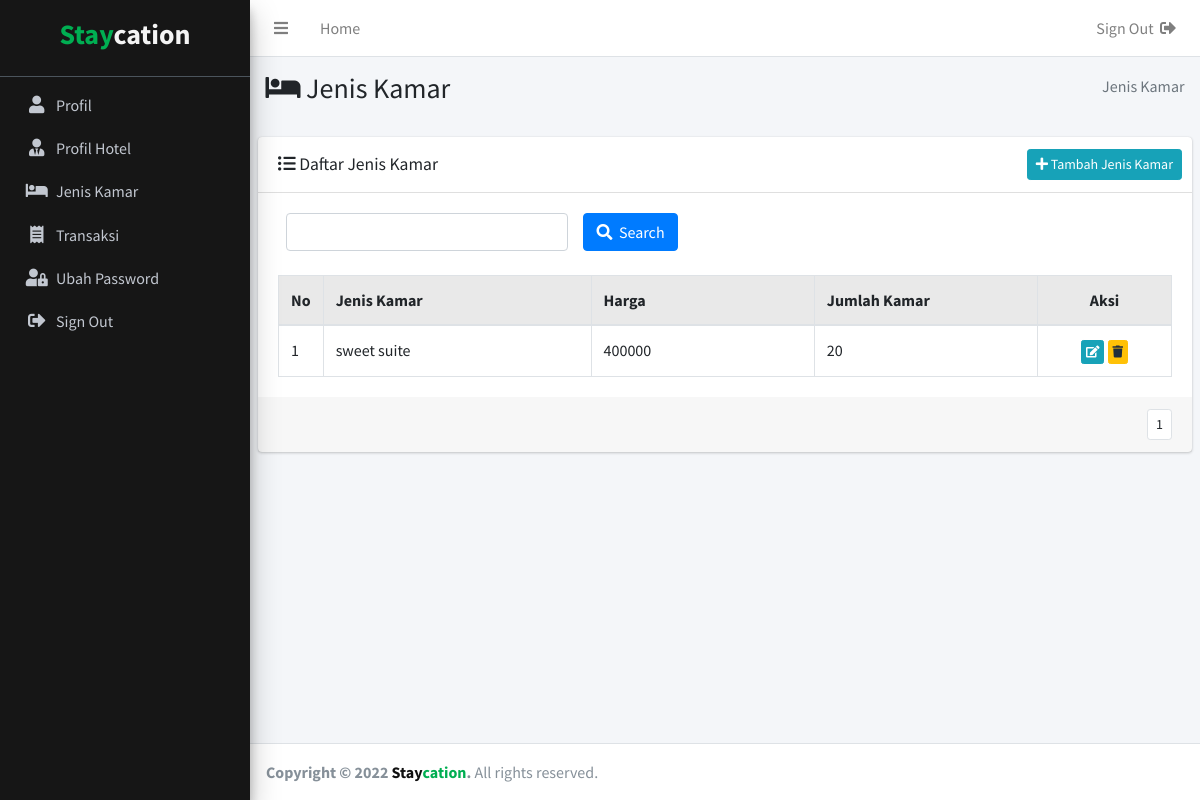
/index.php?include=jenis-kamar (signed in), run on the app's committed database.
### tables this page shows
CREATE TABLE `jenis_kamar` (
  `id_jenis_kamar` int(11) NOT NULL,
  `id_hotel` int(11) NOT NULL,
  `id_user` int(11) NOT NULL,
  `jenis_kamar` varchar(100) DEFAULT NULL,
  `harga_kamar` int(11) DEFAULT NULL,
  `jumlah_kamar` int(11) DEFAULT NULL
);

### src/include/jeniskamar.php (the view, shortened to what this page needs)
<section class="content-header">
  <div class="container-fluid">
    <div class="row mb-2">
      <div class="col-sm-6">
        <h3><i class="fas fa-bed"></i> Jenis Kamar</h3>
      </div>
      <div class="col-sm-6">
        <ol class="breadcrumb float-sm-right">
          <li class="breadcrumb-item active"> Jenis Kamar</li>
        </ol>
      </div>
    </div>
  </div>
</section>
<section class="content">
        <div class="card">
          <div class="card-header">
            <h3 class="card-title" style="margin-top:5px;"><i class="fas fa-list-ul"></i> Daftar Jenis Kamar</h3>
            <div class="card-tools">
              <a href="index.php?include=tambah-jenis-kamar" class="btn btn-sm btn-info float-right">
              <i class="fas fa-plus"></i> Tambah Jenis Kamar</a>
            </div>
          </div>
          <div class="card-body">
          <div class="col-md-12">
              <form method="post" action="index.php?include=jenis-kamar">
                <div class="row">
                    <div class="col-md-4 bottom-10">
                      <input type="text" class="form-control" id="kata_kunci" name="katakunci">
                    </div>
                    <div class="col-md-5 bottom-10">
                      <button type="submit" class="btn btn-primary"><i class="fas fa-search"></i>&nbsp; Search</button>
                    </div>
                </div>
              </form>
            </div><br>
              <table class="table table-bordered">
                <thead>
                  <tr style="background-color: #E9E9E9;">
                    <th width="5%">No</th>
                    <th width="30%">Jenis Kamar</th>
                    <th width="25%">Harga</th>
                    <th width="25%">Jumlah Kamar</th>
                    <th width="15%"><center>Aksi</center></th>
                  </tr>
                </thead>
                <tbody>
                  <?php
                  $batas = 5;
                  if(!isset($_GET['halaman'])){
                       $posisi = 0;
                  }else{
                       $halaman = $_GET['halaman'];
                       $posisi = ($halaman-1) * $batas;
                  }
                  $id_user = $_SESSION['id_user'];
                  $sql = "SELECT `id_jenis_kamar`, `jenis_kamar`, `harga_kamar`, `jumlah_kamar` FROM `jenis_kamar`  WHERE `id_user` = '$id_user'";
                    $sql .= " ORDER BY `jenis_kamar` limit $posisi, $batas ";
                  $query = mysqli_query($koneksi, $sql);
                  $no = $posisi + 1;
                  while($data = mysqli_fetch_row($query)){
                    $id_jenis_kamar = $data[0];
                    $jenis_kamar = $data[1];
                    $harga_kamar = $data[2];
                    $jumlah_kamar = $data[3];
                    ?>
                    <?php
                    $sql_jum = "SELECT `id_jenis_kamar`, `jenis_kamar`, `harga_kamar`, `jumlah_kamar` FROM `jenis_kamar`  WHERE `id_user` = '$id_user' ";
                    $sql_jum .= " ORDER BY `jenis_kamar`";
                    $query_jum = mysqli_query($koneksi,$sql_jum);
                    $jum_data = mysqli_num_rows($query_jum);
                    $jum_halaman = ceil($jum_data/$batas);
                    ?>
                    <tr>
                    <td><?php echo $no ; ?></td>
                    <td><?php echo $jenis_kamar ; ?></td>
                    <td><?php echo $harga_kamar ; ?></td>
                    <td><?php echo $jumlah_kamar ; ?></td>
                    <td align="center">
                    <a href="index.php?include=edit-jenis-kamar&data=<?php echo $id_jenis_kamar; ?>" class="btn btn-xs btn-info" title="Edit"><i class="fas fa-edit"></i></a>
                    <a href="javascript:if(confirm('Anda yakin ingin menghapus data <?php echo $jenis_kamar; ?>?'))window.location.href = 'index.php?include=jenis-kamar&aksi=hapus&data=<?php echo $id_jenis_kamar;?>&notif=hapusberhasil'" class="btn btn-xs btn-warning"><i class="fas fa-trash" title="Hapus"></i></a>
                    </td>
                  </tr>
                  <?php $no++; }?>
                </tbody>
              </table>
          </div>
          <div class="card-footer clearfix">
          <ul class="pagination pagination-sm m-0 float-right">
            <?php
            if($jum_halaman==0){
            }else if($jum_halaman==1){
              echo "<li class='page-item'><a class='page-link'>1</a></li>";
            }?>
            </ul>
          </div>
        </div>
</section>

### data on the page
jenis_kamar: jenis_kamar "sweet suite", harga_kamar "400000", jumlah_kamar "20"
